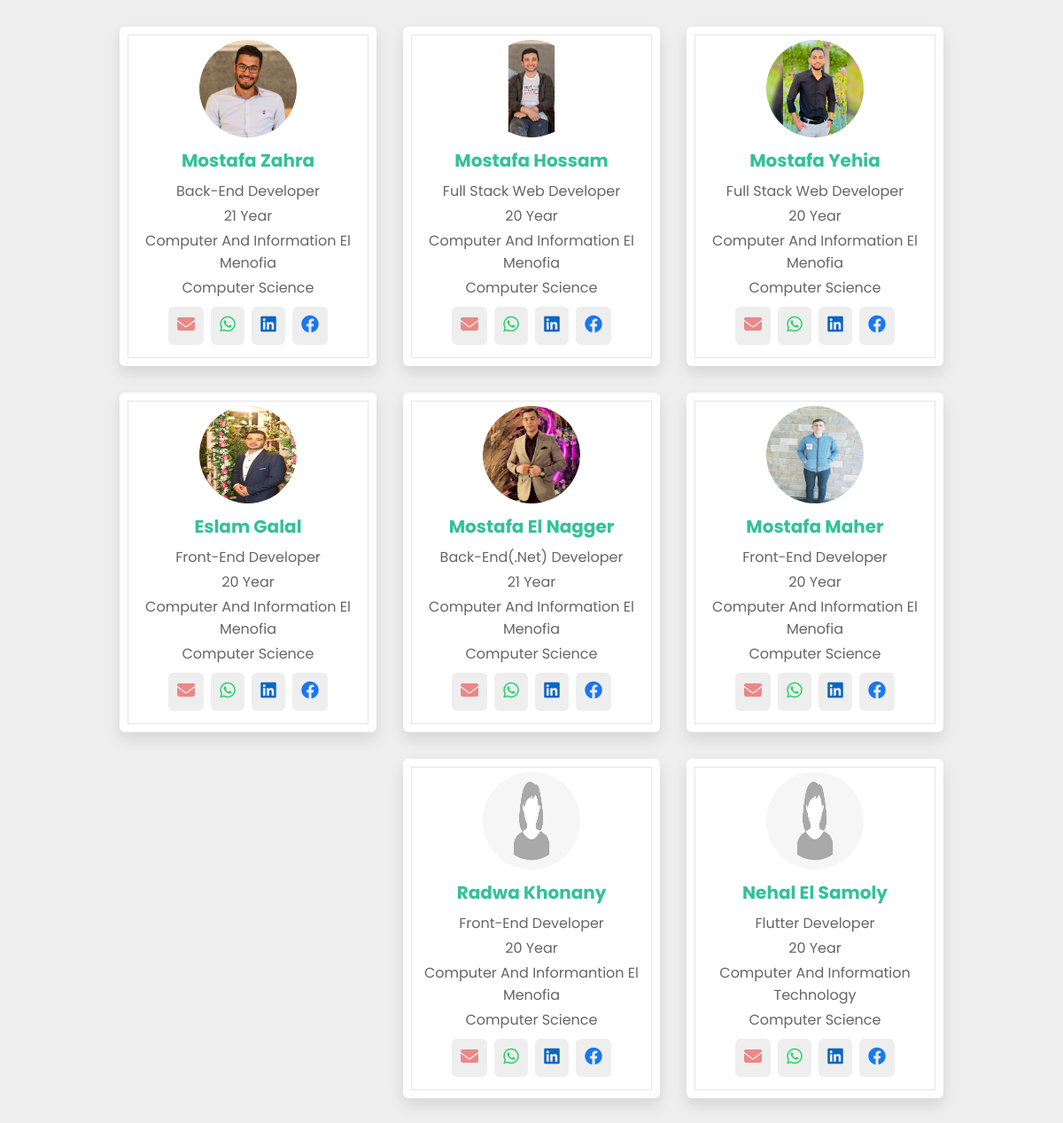
The page /developer.php on the database its author committed.
### tables this page shows
CREATE TABLE `developer` (
  `id` int(11) NOT NULL,
  `name` varchar(100) NOT NULL,
  `track` varchar(100) NOT NULL,
  `date_birth` date NOT NULL,
  `image` varchar(100) NOT NULL,
  `faculty` varchar(100) NOT NULL,
  `department` varchar(100) NOT NULL,
  `phone` int(30) NOT NULL,
  `facebook` varchar(100) NOT NULL,
  `linkedin` varchar(100) NOT NULL,
  `email` varchar(100) NOT NULL
);

### developer.php (the view, shortened to what this page needs)
<?php
include_once("DataBase/database.php");
$developer = $con->query("SELECT *,Datediff(curdate(),date_birth) AS age  FROM `developer`");
$developer = $developer->fetchAll(PDO::FETCH_ASSOC);
?>
<!DOCTYPE html>
<html lang="en" dir="rtl">
<head>
  <link rel="stylesheet" href="./CssComponent/all.min.css">
  <link rel="stylesheet" href="./CssComponent/developer.css">
</head>
<body>
  <div class="container">
    <div class="boxs-content">
      <?php foreach ($developer as $person) { ?>
        <div class="box">
          <img src="images/<?php echo $person['image'] ?>" alt="">
          <h3><?php echo $person['name'] ?></h3>
          <p> <?php echo $person['track'] ?></p>
          <p><?php echo (int) ($person['age'] / 365)  ?> Year</p>
          <p><?php echo $person['faculty']?></p>
          <p><?php echo $person['department'] ?></p>
          <div class="social">
            <a href="<?php echo $person['facebook'] ?>"><i class="fa-brands fa-facebook"></i></a>
            <a href="<?php echo $person['linkedin'] ?>"><i class="fa-brands fa-linkedin"></i></a>
            <a href="https://wa.me/+20<?php echo $person['phone'] ?>"><i class="fa-brands fa-whatsapp"></i></a>
            <a href="mailto:<?php echo $person['email'] ?>"><i class="fa-solid fa-envelope"></i></a>
          </div>
        </div>
      <?php } ?>
    </div>
  </div>
</body>
</html>

### CssComponent/developer.css (style rules this page uses)
:root { --main-color: #32c19a; --color-orange: #ff7800; --color-black: #1a1364; --ligth-color: #666; --color-white: #fff; --box-shadow: 0 0.5rem 1rem rgba(0, 0, 0, 0.1); --main-border: 0.2rem solid rgba(0, 0, 0, 0.1); --main-outline: 0.1rem solid rgba(0, 0, 0, 0.1); --main-outline-hover: 0.2rem solid var(--main-color); }
* { font-family: "Poppins", sans-serif; margin: 0; padding: 0; outline: none; border: none; -moz-box-sizing: border-box; -webkit-box-sizing: border-box; box-sizing: border-box; text-decoration: none; list-style: none; text-transform: capitalize; transition: all 0.2s linear; }
body { background: #eee; }
.container { width: calc(90% - 70px); padding: 30px 40px; margin: 0 auto; }
.boxs-content { display: grid; grid-template-columns: repeat(auto-fit, minmax(280px, 1fr)); gap: 30px; }
.box { background: #fff; border-radius: 6px; text-align: center; padding: 15px 20px; outline: var(--main-outline); outline-offset: -10px; box-shadow: var(--box-shadow); transition: 0.4s linear; }
.box img { width: 110px; height: 110px; border-radius: 50%; }
.box p { color: var(--ligth-color); font-size: 16px; padding-top: 3px; direction: ltr; }
.box h3 { color: var(--main-color); font-size: 20px; padding: 4px 0; }
.box .social { margin: 18px 0; }
.box .social a { width: 180px; height: 180px; background: #eee; color: #ff7800; border-radius: 6px; padding: 10px; margin: 2px; }
.box .social a:first-child { color: #1877f2; }
.box .social a:nth-child(2) { color: #0a66c2; }
.box .social a:nth-child(3) { color: #25d366; }
.box .social a:last-child { color: #ea8888; }
.box .social a i { font-size: 20px; }

### rows shown on the page
developer: image (picture), name "Mostafa Yehia", track "Full Stack Web Developer", age "20", faculty "Computer And Information El Menofia", department "Computer Science"
developer: image (picture), name "Mostafa Hossam", track "Full Stack Web Developer", age "20", faculty "Computer And Information El Menofia", department "Computer Science"
developer: image (picture), name "Mostafa Zahra", track "Back-End Developer", age "21", faculty "Computer And Information El Menofia", department "Computer Science"
developer: image (picture), name "Mostafa Maher", track "Front-End Developer", age "20", faculty "Computer And Information El Menofia", department "Computer Science"
developer: image (picture), name "Mostafa El Nagger", track "Back-End(.net) Developer", age "21", faculty "Computer And Information El Menofia", department "Computer Science"
developer: image (picture), name "Eslam Galal", track "Front-End Developer", age "20", faculty "Computer And Information El Menofia", department "Computer Science"
developer: image (picture), name "Nehal El Samoly", track "Flutter Developer", age "20", faculty "Computer And Information Technology", department "Computer Science"
developer: image (picture), name "Radwa Khonany", track "Front-End Developer", age "20", faculty "Computer And Informantion El Menofia", department "Computer Science"
